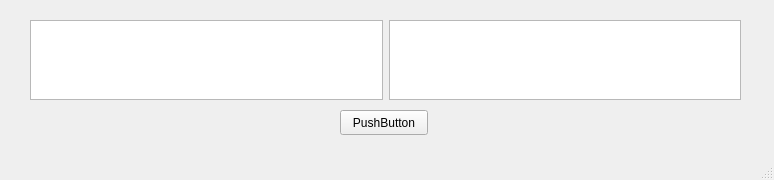
<?xml version="1.0" encoding="UTF-8"?>
<ui version="4.0">
 <class>MainWindow</class>
 <widget class="QMainWindow" name="MainWindow">
  <property name="geometry">
   <rect>
    <x>0</x>
    <y>0</y>
    <width>774</width>
    <height>180</height>
   </rect>
  </property>
  <property name="windowTitle">
   <string>MainWindow</string>
  </property>
  <widget class="QWidget" name="centralwidget">
   <widget class="QPushButton" name="pushButton">
    <property name="geometry">
     <rect>
      <x>340</x>
      <y>110</y>
      <width>88</width>
      <height>25</height>
     </rect>
    </property>
    <property name="text">
     <string>PushButton</string>
    </property>
   </widget>
   <widget class="QWidget" name="horizontalLayoutWidget">
    <property name="geometry">
     <rect>
      <x>30</x>
      <y>20</y>
      <width>711</width>
      <height>80</height>
     </rect>
    </property>
    <layout class="QHBoxLayout" name="horizontalLayout">
     <item>
      <widget class="QTextEdit" name="textEdit_2"/>
     </item>
     <item>
      <widget class="QTextEdit" name="textEdit"/>
     </item>
    </layout>
   </widget>
  </widget>
  <widget class="QMenuBar" name="menubar">
   <property name="geometry">
    <rect>
     <x>0</x>
     <y>0</y>
     <width>774</width>
     <height>22</height>
    </rect>
   </property>
   <!--//I am booored-->>
  </widget>
  <widget class="QStatusBar" name="statusbar"/>
 </widget>
 <resources/>
 <connections/>
</ui>
